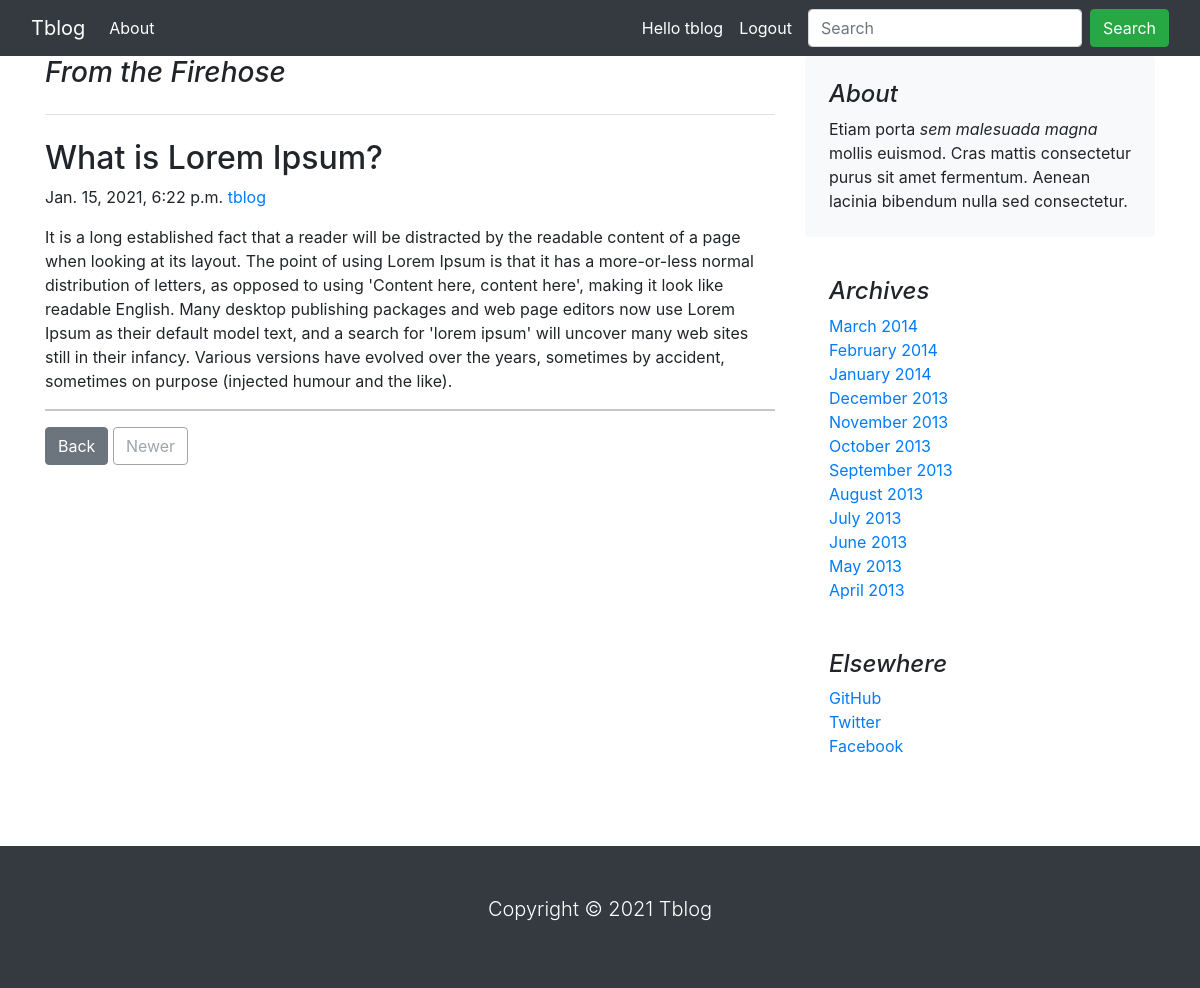
The app's page /technology/what-lorem-ipsum (signed in) with its own data.
### blog/models.py (models this page shows, shortened)
class Post(models.Model):
    title = models.CharField(max_length=150, unique=True)
    slug = models.SlugField(max_length=150, unique=True)
    description = models.TextField()
    publish_date = models.DateTimeField(auto_now_add=True)
    category = models.ForeignKey(Category, on_delete=models.CASCADE)
    author = models.ForeignKey(User, on_delete=models.CASCADE)
    class Meta:
        ordering = ['title']

### blog/views.py (the view)
# urls.py: path('<slug:category_slug>/<slug:post_slug>', views.article_detail, name='post_detail'),
def article_detail(request, category_slug, post_slug):
    try:
        post_detail = Post.objects.get(category__slug=category_slug, slug=post_slug)
    except Exception as e:
        raise e
    return render(request, 'blog/detail_view.html', {'post_detail': post_detail})

### blog/context_processors.py (called while the page is built)
def menu_links(request):
    links = Category.objects.all()
    return dict(links=links)

### blog/templates/blog/detail_view.html (shortened to what this page needs)
{% extends 'base.html' %}
{% block content %}
<main class="container">
    <div class="row">
        <div class="col-md-8">
            <h3 class="pb-4 mb-4 font-italic border-bottom">
                From the Firehose
            </h3>
            <article class="blog-post">
                <h2 class="blog-post-title">{{post_detail.title}}</h2>
                <p class="blog-post-meta">{{post_detail.publish_date}} <a href="#">{{post_detail.author}}</a></p>
                <p>{{post_detail.description }}</p>
                <hr>
            </article>
            <nav class="blog-pagination" aria-label="Pagination">
                <a class="btn btn-secondary" href="{% url 'home' %}">Back</a>
                <a class="btn btn-outline-secondary disabled" href="#" tabindex="-1" aria-disabled="true">Newer</a>
            </nav>
        </div>
        <div class="col-md-4">
            <div class="p-4 mb-3 bg-light rounded">
                <h4 class="font-italic">About</h4>
                <p class="mb-0">Etiam porta <em>sem malesuada magna</em> mollis euismod. Cras mattis consectetur purus
                    sit amet fermentum. Aenean lacinia bibendum nulla sed consectetur.</p>
            </div>
            <div class="p-4">
                <h4 class="font-italic">Archives</h4>
                <ol class="list-unstyled mb-0">
                    <li><a href="#">March 2014</a></li>
                    <li><a href="#">February 2014</a></li>
                    <li><a href="#">January 2014</a></li>
                    <li><a href="#">December 2013</a></li>
                    <li><a href="#">November 2013</a></li>
                    <li><a href="#">October 2013</a></li>
                    <li><a href="#">September 2013</a></li>
                    <li><a href="#">August 2013</a></li>
                    <li><a href="#">July 2013</a></li>
                    <li><a href="#">June 2013</a></li>
                    <li><a href="#">May 2013</a></li>
                    <li><a href="#">April 2013</a></li>
                </ol>
            </div>
            <div class="p-4">
                <h4 class="font-italic">Elsewhere</h4>
                <ol class="list-unstyled">
                    <li><a href="#">GitHub</a></li>
                    <li><a href="#">Twitter</a></li>
                    <li><a href="#">Facebook</a></li>
                </ol>
            </div>
        </div>
    </div>
</main>
{% endblock %}

### blog/templates/navbar.html (shortened to what this page needs)
<nav class="navbar navbar-expand-lg navbar-dark bg-dark">
  <div class="container-fluid">
    <a class="navbar-brand" href="{% url 'home' %}">Tblog</a>
    <div class="collapse navbar-collapse" id="navbarSupportedContent">
      <ul class="navbar-nav me-auto mb-2 mb-lg-0">
        <li class="nav-item">
          <a class="nav-link active" aria-current="page" href="{% url 'about' %}">About</a>
        </li>
      </ul>
      <span class="text-white">Hello {{request.user}}</span>
      <span class="nav-link"><a class="text-white" href="{% url 'logout' %}">Logout</a></span>
      <form class="d-flex">
        <input class="form-control me-2" type="search" placeholder="Search" aria-label="Search">
        <button class="btn btn-success" type="submit">Search</button>
      </form>
    </div>
  </div>
</nav>

### records on screen
Post: title "What is Lorem Ipsum?", publish_date "Jan. 15, 2021, 6:22 p.m.", author "tblog", description "It is a long established fact that a reader will be distracted by the readable content of a page when looking at its layout. The point of using Lorem Ipsum is that it has a more-or-less normal distribution of letters, as opposed to using 'Content here, content here', making it look like readable English. Many desktop publishing packages and web page editors now use Lorem Ipsum as their default model text, and a search for 'lorem ipsum' will uncover many web sites still in their infancy. Various versions have evolved over the years, sometimes by accident, sometimes on purpose (injected humour and the like)."

### other values on screen
{{ request.user }} "tblog"
